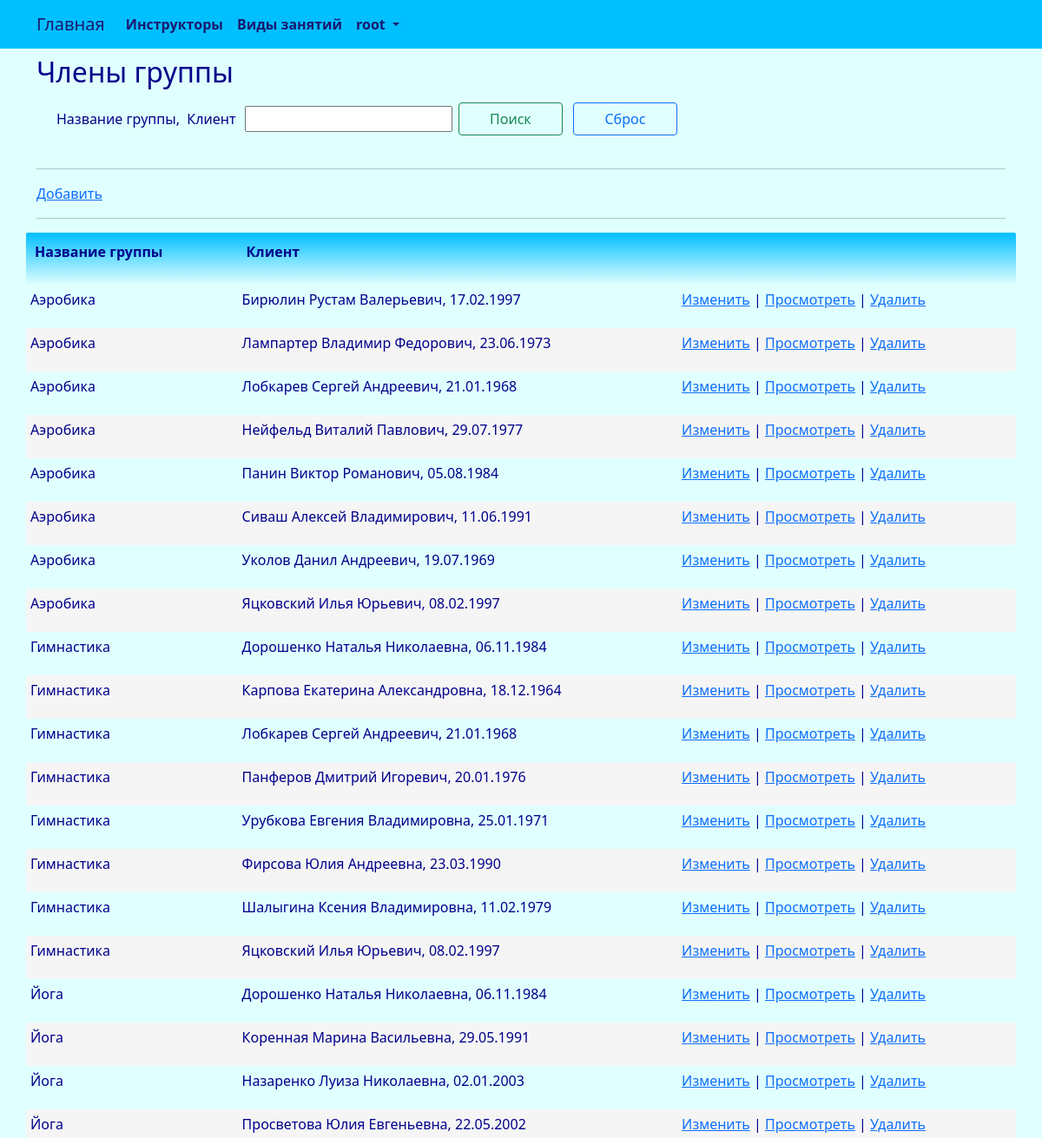
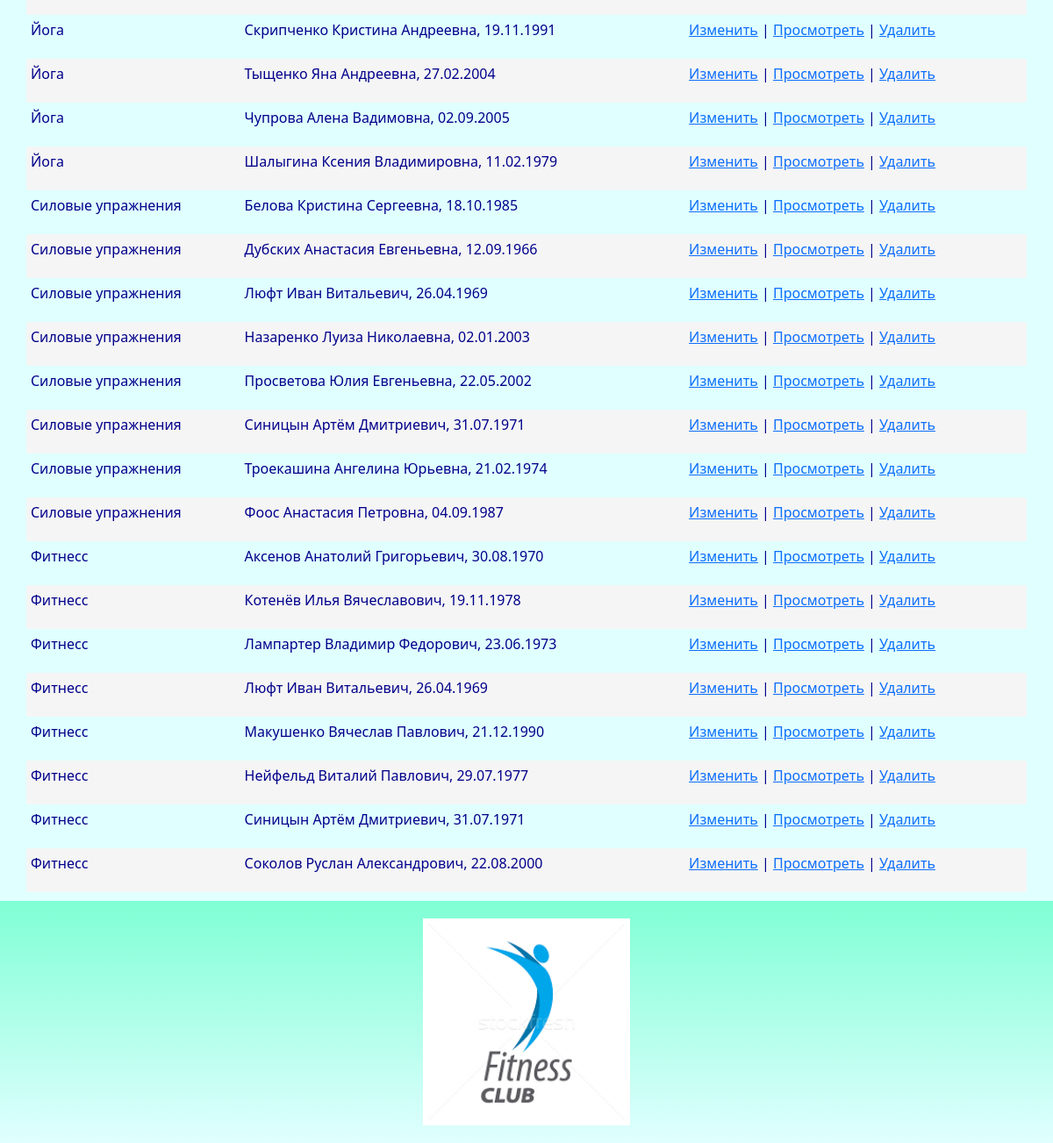
Screenshot of /party_members/index/ (signed in) with the database file from the repository (2 pictures, top to bottom).
### club/models.py (models this page shows, shortened)
class PartyMembers(models.Model):
    party = models.ForeignKey(Party, related_name='party_members_party', on_delete=models.CASCADE)
    client = models.ForeignKey(Client, related_name='party_members_client', on_delete=models.CASCADE)
    class Meta:
        db_table = 'party_members'
        indexes = [
            models.Index(fields=['party']),
            models.Index(fields=['client']),
        ]
        ordering = ['party']

class Party(models.Model):
    party_title = models.CharField(_('party_title'), max_length=96, unique=True)
    class Meta:
        db_table = 'party'
        indexes = [
            models.Index(fields=['party_title']),
        ]
        ordering = ['party_title']
    def __str__(self):
        return "{}".format(self.party_title)

class Client(models.Model):
    SEX_CHOICES = (
        ('М','М'),
        ('Ж', 'Ж'),
    )
    full_name = models.CharField(_('full_name'), max_length=128)
    birthday = models.DateTimeField(_('birthday'))
    sex = models.CharField(_('sex'), max_length=1, choices=SEX_CHOICES, default='М')
    phone = models.CharField(_('phone'), max_length=64)
    card = models.ForeignKey(Card, related_name='client_card', on_delete=models.CASCADE)
    class Meta:
        db_table = 'client'
        indexes = [
            models.Index(fields=['full_name']),
        ]
        ordering = ['full_name']
    def __str__(self):
        return "{}, {}".format(self.full_name, self.birthday.strftime('%d.%m.%Y'))

### club/views.py (the view)
# urls.py: path('party_members/index/', views.party_members_index, name='party_members_index'),
@login_required
@user_passes_test(lambda u: u.is_superuser)
def party_members_index(request):
    try:
        party_members = PartyMembers.objects.all().order_by('party__party_title', 'client__full_name')
        if request.method == "POST":
            if 'searchBtn' in request.POST:
                title_search = request.POST.get("title_search")
                if title_search != '':
                    party_query = Party.objects.filter(party_title__contains = title_search).only('id').all()
                    client_query = Client.objects.filter(full_name__contains = title_search).only('id').all()
                    party_members = party_members.filter(Q(party_id__in = party_query)|Q(client_id__in = client_query))
                return render(request, "party_members/index.html", {"party_members": party_members,  "title_search": title_search })
            else:
                return render(request, "party_members/index.html", {"party_members": party_members, })
        else:
            return render(request, "party_members/index.html", {"party_members": party_members, })
        return render(request, "party_members/index.html", {"party_members": party_members,})
    except Exception as exception:
        print(exception)
        return HttpResponse(exception)

### templates/party_members/index.html (shortened to what this page needs)
{% extends "base.html" %}
{% load i18n %}
{% block content %}
<h2>{% trans "party_memberss" %}</h2>
<div class="row" style="margin: 10px">
	<form method="POST" enctype="multipart/form-data">
		<table>
			<tbody>
				<tr>
					<td>
						<p>{% trans "party_title" %}, &nbsp;{% trans "client" %} &nbsp;</p>
					</td>
					<td>
						<p><input type="search" value="{{title_search}}" name="title_search"></p>
					</td>
					<td>
						<p><button class="btn btn-outline-success" name="searchBtn" style="width:120px; margin:5px">{% trans "Search" %}</button></p>
					</td>
					<td>
						<p><button class="btn btn-outline-primary" name="resetBtn" type="submit" onClick="window.location.reload();" style="width:120px; margin:5px">{% trans "Reset" %}</button></p>
					</td>
				</tr>
			</tbody>
		</table>
	</form>
</div>
<hr>
<p><a href="{% url 'party_members_create'%}">{% trans "Add" %}</a></p>
<hr>
{% if party_members.count > 0 %}
<div class="row">
	<table id="myTable" class="table-manager" style="width:100%">
		<thead>
			<tr>
				<th><p>{% trans "party_title" %}</p></th>
				<th><p>{% trans "client" %}</p></th>
				<th><p></p></th>
			</tr>
		</thead>
		<tbody>
			{% for e in party_members %}
			<tr>
				<td><p>{{ e.party }}</p></td>
				<td><p>{{ e.client }}</p></td>
				<td>
					<p>
					<a href="{% url 'party_members_edit' e.id %}">{% trans "Change" %}</a> |
					<a href="{% url 'party_members_read' e.id %}">{% trans "View" %}</a> |
					<a onclick="return confirm('Удалить запись?')" href="{% url 'party_members_delete' e.id %}">{% trans "Delete" %}</a>
					</p>
				</td>
			</tr>
			{% endfor %}
		</tbody>
	</table>
</div>
{% endif %}
{% endblock content %}

### templates/base.html (shortened to what this page needs)
<!DOCTYPE html>
{% load static %}
{% load i18n %}
<html>
	<head>
		<link rel="stylesheet" href="{% static 'css/bootstrap.min.css' %}">
		<link rel="stylesheet" href="{% static 'css/styles.css' %}" />
	</head>
	<nav class="navbar navbar-expand-lg justify-content-center">
		<div class="container">
			<div class="collapse navbar-collapse" id="mainMenu">
				<ul class="navbar-nav me-auto mb-2 mb-lg-0">
					<a class="navbar-brand" href="{{ HTTP_HOST }}/">{% trans "Home" %}</a>
					<li class="nav-item">
						<a class="nav-link" href="{% url 'instructor_list' %}">{% trans "instructors" %}</a>
					</li>
					<li class="nav-item">
						<a class="nav-link" href="{% url 'kind_list' %}">{% trans "kinds" %}</a>
					</li>
					{% if user.is_authenticated %}
					<li class="nav-item dropdown">
						<a class="nav-link dropdown-toggle" href="#" id="navbarDropdown" role="button" data-bs-toggle="dropdown" aria-expanded="false">
							{{ user.username }}
						</a>
					</li>
					{% else %}
					<form class="form-inline ml-auto">
						<a href="{% url 'login' %}" class="btn btn-outline-secondary">{% trans "Log In" %}</a>
						<a href="{% url 'signup' %}" class="btn btn-primary ml-2">{% trans "Sign up" %}</a>
					</form>
					{% endif %}
				</ul>
			</div>
		</div>
	</nav>
	<body>
		<div class="container">
			{% block content%}{% endblock content %}
		</div>
	</body>
	<footer class="container-fluid text-center bg-lightgray">
		<div class="copyrights">
			<img src="{% static 'images/logo.png' %}" alt="logo" style="height:256px; padding: 10px;">
		</div>
	</footer>
</html>

### static/css/styles.css (style rules this page uses)
:root { --navbar-background-color: DeepSkyBlue; --navbar-text-color: MidnightBlue; --main-background-color-light: LightCyan; --main-background-color-dark: DeepSkyBlue; --main-text-color: DarkBlue; --main-header-color: DarkBlue; --main-text-attention-color: Purple; --footer-background-color-light: LightCyan; --footer-background-color-dark: Aquamarine; --footer-text-color: Teal; --card-background-color-light: LightCyan; --card-background-color-dark: DeepSkyBlue; --card-text-color: SeaGreen; --table-background-color-light: LightCyan; --table-background-color-dark: #F5F5F5; --table-text-color: DarkBlue; --star-size: 30px; --star-color: LightYellow; --star-background: Yellow ; }
.navbar { background-color: var(--navbar-background-color); color: var(--navbar-text-color); }
.navbar .navbar-nav, .navbar .navbar-nav .navbar-text { color: var(--navbar-text-color); }
.navbar ul { background-color: var(--navbar-background-color); color: var(--navbar-text-color); }
.navbar li { background-color: var(--navbar-background-color); color: var(--navbar-text-color); }
.navbar a { background-color: var(--navbar-background-color); color: var(--navbar-text-color); }
.navbar-brand { background-color: var(--navbar-background-color); color: var(--navbar-text-color); }
.nav-item { background-color: var(--navbar-background-color); color: var(--navbar-text-color); font-weight: bold; }
body { background-color: var(--main-background-color-light); }
h1, h2, h3, h4, h5, h6 { color: var(--main-header-color); }
p, ul, li, label { color: var(--main-text-color); }
.table-manager { background-color: var(--main-background-color-light); width: 100%; }
.table-manager tbody { background-color: var(--main-background-color-light); border: none; margin-top: 20px; margin-bottom: 20px; }
.table-manager thead th { color: var(--main-text-color); font-weight: bold; text-align: left; padding: 10px; background-image: linear-gradient(top, var(--main-background-color-dark), var(--main-background-color-light)); background-image: -o-linear-gradient(top, var(--main-background-color-dark), var(--main-background-color-light)); background-image: -moz-linear-gradient(top, var(--main-background-color-dark), var(--main-background-color-light)); background-image: -webkit-linear-gradient(top, var(--main-background-color-dark), var(--main-background-color-light)); }
.table-manager thead tr th:first-child { border-radius: 2px 0 0 2px; }
.table-manager thead tr th:last-child { border-radius: 0 2px 2px 0; }
.table-manager tbody td { text-align: left; border: none; padding: 5px 5px; vertical-align: top; }
.table-manager tbody tr:nth-child(odd) { background: var(--table-background-color-light); }
.table-manager tbody tr:nth-child(even) { background: var(--table-background-color-dark); }
.table-manager tbody tr td:first-child { border-radius: 2px 0 0 2px; }
.table-manager tbody tr td:last-child { border-radius: 0 2px 2px 0; }
footer { background-image: linear-gradient(top, var(--footer-background-color-dark), var(--footer-background-color-light)); background-image: -o-linear-gradient(top, var(--footer-background-color-dark), var(--footer-background-color-light)); background-image: -moz-linear-gradient(top, var(--footer-background-color-dark), var(--footer-background-color-light)); background-image: -webkit-linear-gradient(top, var(--footer-background-color-dark), var(--footer-background-color-light)); margin-top: 10px; padding: 10px; }

### rows the page displays
PartyMembers: party "Аэробика", client "Бирюлин Рустам Валерьевич, 17.02.1997"
PartyMembers: party "Аэробика", client "Лампартер Владимир Федорович, 23.06.1973"
PartyMembers: party "Аэробика", client "Лобкарев Сергей Андреевич, 21.01.1968"
PartyMembers: party "Аэробика", client "Нейфельд Виталий Павлович, 29.07.1977"
PartyMembers: party "Аэробика", client "Панин Виктор Романович, 05.08.1984"
PartyMembers: party "Аэробика", client "Сиваш Алексей Владимирович, 11.06.1991"
PartyMembers: party "Аэробика", client "Уколов Данил Андреевич, 19.07.1969"
PartyMembers: party "Аэробика", client "Яцковский Илья Юрьевич, 08.02.1997"
PartyMembers: party "Гимнастика", client "Дорошенко Наталья Николаевна, 06.11.1984"
PartyMembers: party "Гимнастика", client "Карпова Екатерина Александровна, 18.12.1964"
PartyMembers: party "Гимнастика", client "Лобкарев Сергей Андреевич, 21.01.1968"
PartyMembers: party "Гимнастика", client "Панферов Дмитрий Игоревич, 20.01.1976"
PartyMembers: party "Гимнастика", client "Урубкова Евгения Владимировна, 25.01.1971"
PartyMembers: party "Гимнастика", client "Фирсова Юлия Андреевна, 23.03.1990"
PartyMembers: party "Гимнастика", client "Шалыгина Ксения Владимировна, 11.02.1979"
PartyMembers: party "Гимнастика", client "Яцковский Илья Юрьевич, 08.02.1997"
PartyMembers: party "Йога", client "Дорошенко Наталья Николаевна, 06.11.1984"
PartyMembers: party "Йога", client "Коренная Марина Васильевна, 29.05.1991"
PartyMembers: party "Йога", client "Назаренко Луиза Николаевна, 02.01.2003"
PartyMembers: party "Йога", client "Просветова Юлия Евгеньевна, 22.05.2002"
PartyMembers: party "Йога", client "Скрипченко Кристина Андреевна, 19.11.1991"
PartyMembers: party "Йога", client "Тыщенко Яна Андреевна, 27.02.2004"
PartyMembers: party "Йога", client "Чупрова Алена Вадимовна, 02.09.2005"
PartyMembers: party "Йога", client "Шалыгина Ксения Владимировна, 11.02.1979"
PartyMembers: party "Силовые упражнения", client "Белова Кристина Сергеевна, 18.10.1985"
PartyMembers: party "Силовые упражнения", client "Дубских Анастасия Евгеньевна, 12.09.1966"
PartyMembers: party "Силовые упражнения", client "Люфт Иван Витальевич, 26.04.1969"
PartyMembers: party "Силовые упражнения", client "Назаренко Луиза Николаевна, 02.01.2003"
PartyMembers: party "Силовые упражнения", client "Просветова Юлия Евгеньевна, 22.05.2002"
PartyMembers: party "Силовые упражнения", client "Синицын Артём Дмитриевич, 31.07.1971"
PartyMembers: party "Силовые упражнения", client "Троекашина Ангелина Юрьевна, 21.02.1974"
PartyMembers: party "Силовые упражнения", client "Фоос Анастасия Петровна, 04.09.1987"
PartyMembers: party "Фитнесс", client "Аксенов Анатолий Григорьевич, 30.08.1970"
PartyMembers: party "Фитнесс", client "Котенёв Илья Вячеславович, 19.11.1978"
PartyMembers: party "Фитнесс", client "Лампартер Владимир Федорович, 23.06.1973"
PartyMembers: party "Фитнесс", client "Люфт Иван Витальевич, 26.04.1969"
PartyMembers: party "Фитнесс", client "Макушенко Вячеслав Павлович, 21.12.1990"
PartyMembers: party "Фитнесс", client "Нейфельд Виталий Павлович, 29.07.1977"
PartyMembers: party "Фитнесс", client "Синицын Артём Дмитриевич, 31.07.1971"
PartyMembers: party "Фитнесс", client "Соколов Руслан Александрович, 22.08.2000"

### other values shown
{{ user.username }} "root"
